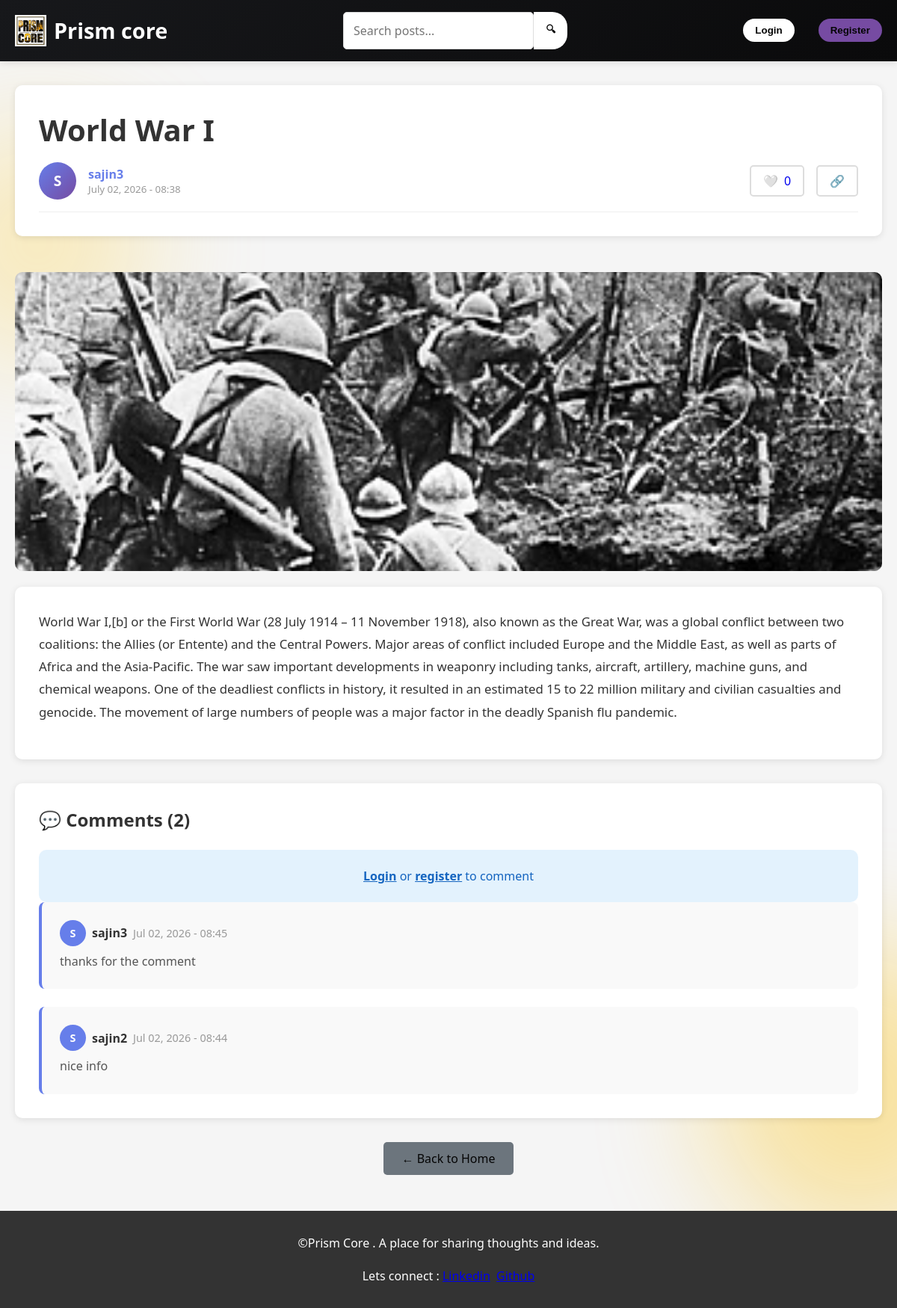
Screenshot of /post/11/ with the database file from the repository.
### blog/models.py (models this page shows, shortened)
class Post(models.Model):
    title = models.CharField(max_length=200)
    content = models.TextField()
    author = models.ForeignKey(User, on_delete=models.CASCADE, related_name='posts')
    created_at = models.DateTimeField(auto_now_add=True)
    updated_at = models.DateTimeField(auto_now=True)
    image = models.ImageField(upload_to='blog_images/', blank=True, null=True)
    likes = models.ManyToManyField(User, related_name='liked_posts', blank=True)
    class Meta:
        ordering = ['-created_at']
    def total_likes(self):
        return self.likes.count()
    def total_comments(self):
        return self.comments.count()

class Comment(models.Model):
    post = models.ForeignKey(Post, on_delete=models.CASCADE, related_name='comments')
    author = models.ForeignKey(User, on_delete=models.CASCADE)
    text = models.TextField()
    created_at = models.DateTimeField(auto_now_add=True)
    class Meta:
        ordering = ['-created_at']

### blog/views.py (the view)
# urls.py: path('post/<int:pk>/', views.post_detail, name='post-detail'),
def post_detail(request, pk):
    post = get_object_or_404(Post, pk=pk)
    comments = post.comments.all()
    is_liked = False
    is_bookmarked = False
    if request.user.is_authenticated:
        is_liked = post.likes.filter(id=request.user.id).exists()
        is_bookmarked = Bookmark.objects.filter(user=request.user, post=post).exists()
    if request.method == 'POST':
        if not request.user.is_authenticated:
            return redirect('login')
        form = CommentForm(request.POST)
        if form.is_valid():
            comment = form.save(commit=False)
            comment.post = post
            comment.author = request.user
            comment.save()
            messages.success(request, 'Comment posted!')
            return redirect('post-detail', pk=post.pk)
    else:
        form = CommentForm()
    return render(request, 'post_detail.html', {
        'post': post,
        'comments': comments,
        'form': form,
        'is_liked': is_liked,
        'is_bookmarked': is_bookmarked,
    })

### blog/forms.py
class CommentForm(forms.ModelForm):
    text = forms.CharField(
        widget=forms.Textarea(attrs={
            'class': 'form-control',
            'placeholder': 'Write a comment...',
            'rows': 3
        }),
        label=''
    )
    class Meta:
        model = Comment
        fields = ['text']

### blog/templates/post_detail.html (shortened to what this page needs)
{% extends 'base.html' %}
{% block content %}
<article>
    <div class="post-header-section">
        <h1 class="post-title">{{ post.title }}</h1>
        <div class="post-meta-info">
            <div class="author-info">
                <div class="author-avatar">
                    {{ post.author.first_name|default:post.author.username|first|upper }}
                </div>
                <div class="author-details">
                    <a href="{% url 'profile' post.author.username %}">
                        {{ post.author.get_full_name|default:post.author.username }}
                    </a>
                    <small>{{ post.created_at|date:"F d, Y - H:i" }}</small>
                </div>
            </div>
            <div class="post-actions">
                {% if user.is_authenticated %}
                    <form method="POST" action="{% url 'like-post' post.pk %}" class="action-form">
                        {% csrf_token %}
                        <button type="submit" class="action-btn {% if is_liked %}active{% endif %}">
                            <span>{% if is_liked %}❤️{% else %}🤍{% endif %}</span>
                            <span>{{ post.total_likes }}</span>
                        </button>
                    </form>
                {% else %}
                    <a href="{% url 'login' %}" class="action-btn" style="text-decoration: none;">
                        <span>🤍</span>
                        <span>{{ post.total_likes }}</span>
                    </a>
                {% endif %}
                {% if user.is_authenticated %}
                    <form method="POST" action="{% url 'bookmark-post' post.pk %}" class="action-form">
                        {% csrf_token %}
                        <button type="submit" class="action-btn {% if is_bookmarked %}active{% endif %}">
                            {% if is_bookmarked %}🔖{% else %}🔗{% endif %}
                        </button>
                    </form>
                {% else %}
                    <a href="{% url 'login' %}" class="action-btn" style="text-decoration: none;">
                        🔗
                    </a>
                {% endif %}
            </div>
        </div>
    </div>
    {% if post.image %}
        <img src="{{ post.image.url }}" alt="{{ post.title }}" class="post-image">
    {% endif %}
    <div class="post-content-section">
        {{ post.content|linebreaks }}
    </div>
    <div class="comments-section">
        <h3>💬 Comments ({{ post.total_comments }})</h3>
        {% if user.is_authenticated %}
            <div class="comment-form">
                <form method="POST">
                    {% csrf_token %}
                    {{ form.as_p }}
                    <button type="submit" class="btn">Post Comment</button>
                </form>
            </div>
        {% else %}
            <div class="login-prompt">
                <p><a href="{% url 'login' %}">Login</a> or <a href="{% url 'register' %}">register</a> to comment</p>
            </div>
        {% endif %}
        {% if comments %}
            <div class="comments-list">
                {% for comment in comments %}
                    <div class="comment">
                        <div class="comment-header">
                            <div class="comment-avatar">
                                {{ comment.author.first_name|default:comment.author.username|first|upper }}
                            </div>
                            <span class="comment-author">{{ comment.author.get_full_name|default:comment.author.username }}</span>
                            <span class="comment-date">{{ comment.created_at|date:"M d, Y - H:i" }}</span>
                        </div>
                        <div class="comment-text">
                            {{ comment.text|linebreaks }}
                        </div>
                    </div>
                {% endfor %}
            </div>
        {% else %}
            <div class="no-comments">
                <p>No comments yet. Be the first to comment!</p>
            </div>
        {% endif %}
    </div>
</article>
<div class="back-button">
    <a href="{% url 'home' %}" class="btn btn-secondary">← Back to Home</a>
</div>
{% endblock %}

### blog/templates/base.html (style rules this page uses)
body { background: #fdfdfd; position: relative; overflow-x: hidden; }
body::before, body::after { content: ""; position: fixed; border-radius: 50%; filter: blur(80px); z-index: -1; opacity: 0.35; animation: floatGlow 12s ease-in-out infinite; }
body::before { width: 300px; height: 300px; background: #FFD54F; top: 10%; left: -100px; }
body::after { width: 400px; height: 400px; background: #FFC107; bottom: 5%; right: -150px; animation-delay: 6s; }
* { margin: 0; padding: 0; box-sizing: border-box; }
body { font-family: 'Segoe UI', Tahoma, Geneva, Verdana, sans-serif; background-color: #f5f5f5; color: #333; }
.btn { display: inline-block; padding: 0.7rem 1.5rem; background: #ffffff; color: #050505; text-decoration: none; border-radius: 5px; border: none; cursor: pointer; font-weight: 500; transition: background 0.3s; }
.btn-secondary { background: #6c757d; }

### blog/templates/post_detail.html (style rules this page uses)
.post-header-section { background: white; padding: 2rem; border-radius: 10px; margin-bottom: 2rem; box-shadow: 0 2px 10px rgba(0,0,0,0.1); }
.post-title { font-size: 2.5rem; margin-bottom: 1rem; color: #333; }
.post-meta-info { display: flex; justify-content: space-between; align-items: center; padding-bottom: 1rem; border-bottom: 1px solid #eee; flex-wrap: wrap; gap: 1rem; }
.author-info { display: flex; align-items: center; gap: 1rem; }
.author-avatar { width: 50px; height: 50px; border-radius: 50%; background: linear-gradient(135deg, #667eea 0%, #764ba2 100%); color: white; display: flex; align-items: center; justify-content: center; font-weight: bold; font-size: 1.2rem; }
.author-details a { color: #667eea; text-decoration: none; font-weight: 600; display: block; }
.author-details small { color: #999; display: block; }
.post-actions { display: flex; gap: 1rem; flex-wrap: wrap; align-items: center; }
.action-btn { background: none; border: 2px solid #ddd; padding: 0.5rem 1rem; border-radius: 5px; cursor: pointer; font-size: 1rem; transition: all 0.3s; display: flex; align-items: center; gap: 0.5rem; font-weight: 500; }
.post-image { width: 100%; max-height: 400px; object-fit: cover; border-radius: 10px; margin: 1rem 0; }
.post-content-section { background: white; padding: 2rem; border-radius: 10px; margin-bottom: 2rem; box-shadow: 0 2px 10px rgba(0,0,0,0.1); line-height: 1.8; font-size: 1.05rem; }
.post-content-section p { margin-bottom: 1rem; }
.comments-section { background: white; padding: 2rem; border-radius: 10px; box-shadow: 0 2px 10px rgba(0,0,0,0.1); }
.comments-section h3 { margin-bottom: 1.5rem; font-size: 1.5rem; }
.comments-list { display: flex; flex-direction: column; gap: 1.5rem; }
.comment { padding: 1.5rem; background: #f9f9f9; border-radius: 8px; border-left: 4px solid #667eea; }
.comment-header { display: flex; align-items: center; gap: 0.5rem; margin-bottom: 0.5rem; }
.comment-avatar { width: 35px; height: 35px; border-radius: 50%; background: #667eea; color: white; display: flex; align-items: center; justify-content: center; font-weight: bold; font-size: 0.9rem; }
.comment-author { font-weight: 600; color: #333; }
.comment-date { color: #999; font-size: 0.9rem; }
.comment-text { color: #555; line-height: 1.6; }
.login-prompt { background: #e3f2fd; padding: 1.5rem; border-radius: 10px; text-align: center; color: #1565c0; }
.login-prompt a { color: #1565c0; text-decoration: underline; font-weight: 600; }
.back-button { text-align: center; margin: 2rem 0; }

### rows the page displays
Post: title "World War I", author.first_name|first "S", author.get_full_name "sajin3", created_at "July 02, 2026 - 08:38", total_likes "0", image (picture), content "World War I,[b] or the First World War (28 July 1914 – 11 November 1918), also known as the Great War, was a global conflict between two coalitions: the Allies (or Entente) and the Central Powers. Major areas of conflict included Europe and the Middle East, as well as parts of Africa and the Asia-Pacific. The war saw important developments in weaponry including tanks, aircraft, artillery, machine guns, and chemical weapons. One of the deadliest conflicts in history, it resulted in an estimated 15 to 22 million military and civilian casualties and genocide. The movement of large numbers of people was a major factor in the deadly Spanish flu pandemic.", total_comments "2"
Comment: author.first_name|first "S", author.get_full_name "sajin3", created_at "Jul 02, 2026 - 08:45", text "thanks for the comment"
Comment: author.first_name|first "S", author.get_full_name "sajin2", created_at "Jul 02, 2026 - 08:44", text "nice info"
